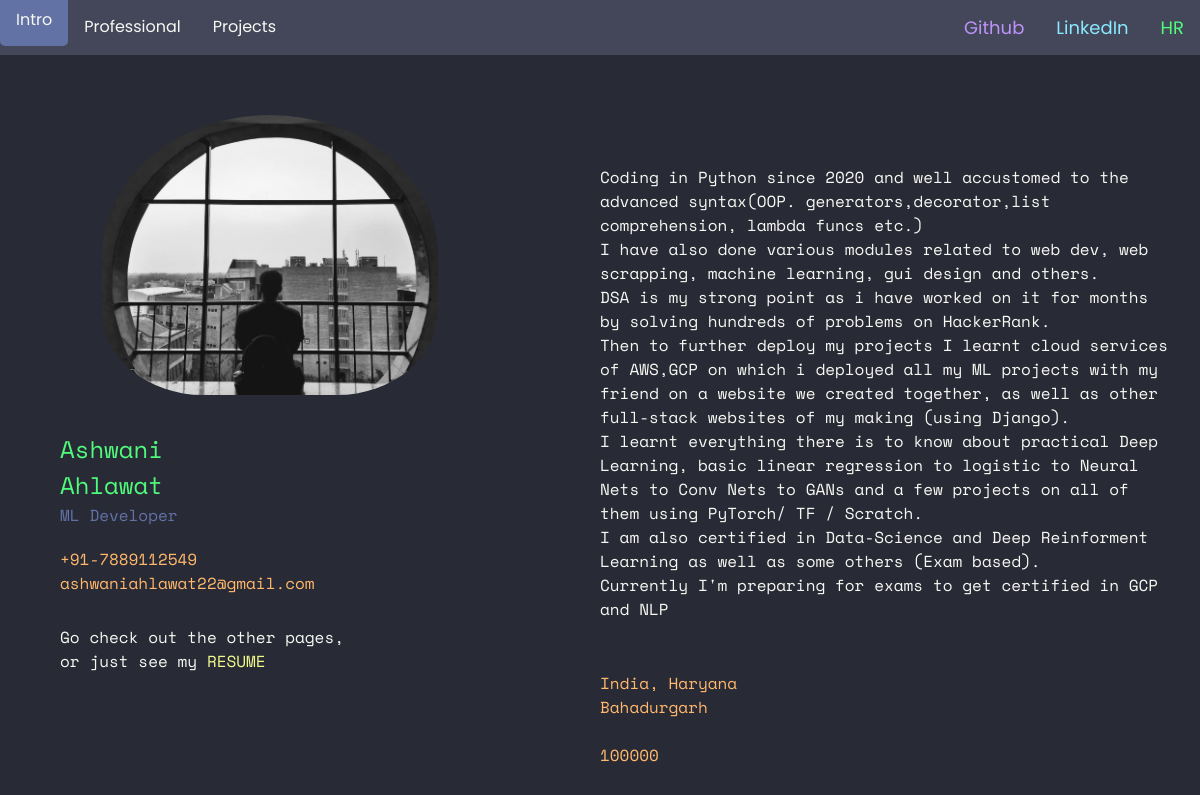
Page /intro on the committed database.
### intro/models.py (models this page shows, shortened)
class Personal(models.Model):
    name = models.CharField(default="Ashwani Ahlawat", max_length=20)
    position = models.CharField(default="Instructor", max_length=25)
    dp = models.ImageField(default="images/dp.jpeg", upload_to="images")
    zipcode = models.IntegerField(default=100000)
    address = models.TextField(default="India, Haryana")
    phone = models.CharField(max_length=15,default="+91-9876543210")
    email = models.EmailField(default="ashwaniahlawat22@gmail.com")
    github = models.URLField(default="https://github.com/AshuAhlawat")
    linkdin = models.URLField(default="https://www.linkedin.com/in/ashwani-ahlawat/")
    other = models.URLField(default="https://myanimelist.net/animelist/Capti")
    about = models.TextField(default="Hey i am enjoing coding, print('Hello Darkness, my old friend')")

### intro/views.py (the view)
# urls.py: path("intro", include("intro.urls")),
def intro(request):
    details = Personal.objects.get(id=1)
    data = {
        "details":details
    }
    return render(request, "intro.html", data)

### templates/intro.html (shortened to what this page needs)
{% extends 'base.html' %}
{% block content %}
<div class="left">
    <img src="/media/{{details.dp}}" alt="">
    <div class="name cssanimation typing">
        {{details.name}} <br>
    </div>
    <div class="position cssanimation typing">{{details.position}}</div>
    <div class="contacts">
        <span>{{details.phone}}</span><br>
        <span>{{details.email}}</span>
    </div>
    <div class="resume">
        Go check out the other pages, <br> or just see my <a href="/media/resume.pdf" target="_blank" >RESUME</a>
    </div>
</div>
<div class="right">
    <div class="about">
        {{details.about|linebreaks}}
    </div>
    <div class="address">
        <span>{{details.address|linebreaks}}</span><br>
        <span>{{details.zipcode}}</span>
    </div>
</div>
{% endblock %}

### media/css/base.css (style rules this page uses)
:root { --black: #282a36; --gray:#44475a; --comment: #6272a4; --white: #f8f8f2; --blue: rgb(139, 233, 253); --green: #50fa7b; --purple: rgb(189, 147, 249); --pink: #ff79c6; --red: #ff5555; --yellow: #f1fa8c; --orange: #ffb86c; }
* { margin: 0; padding: 0; box-sizing: border-box; }
body { background-color: var(--black); }

### templates/intro.html (style rules this page uses)
.name { color: var(--green); font-size: x-large; font-weight: 500; margin-top: 30px; margin-right: 50px; width: 50%; }
.position { font-size:medium; color : #6272a4; width: 30%; }
.left { float:left; width: 35%; margin-left: 5%; margin-top: 5%; }
img { width: 80%; margin-left: 10%; border-radius: 50% 50% 30% 30%; transition: 2s; }
.right { width: 50%; padding-top: 60px; padding-right: 30px; float : right; }
.contacts { margin-top: 20px; color : rgb(255, 184, 108); }
.address { margin-top: 50px; color : rgb(255, 184, 108); }
.about { margin-top: 50px; color : var(--white); }
.resume { margin-top: 30px; color: var(--white); }
.resume>a { text-decoration: none; color: var(--yellow); transition: 500ms; }

### rows in the picture
Personal: dp (picture), name "Ashwani Ahlawat", position "ML Developer", phone "+91-7889112549", email "ashwaniahlawat22@gmail.com", about "Coding in Python since 2020 and well accustomed to the advanced syntax(OOP. generators,decorator,list comprehension, lambda funcs etc.) I have also done various modules related to web dev, web scrapping, machine learning, gui design and others. DSA is my strong point as i have worked on it for months by solving hundreds of problems on HackerRank. Then to further deploy my projects I learnt cloud services of AWS,GCP on which i deployed all my ML projects with my friend on a website we created together, as well as other full-stack websites of my making (using Django). I learnt everything there is to know about practical Deep Learning, basic linear regression to logistic to Neural Nets to Conv…", address "India, Haryana Bahadurgarh", zipcode "100000"
